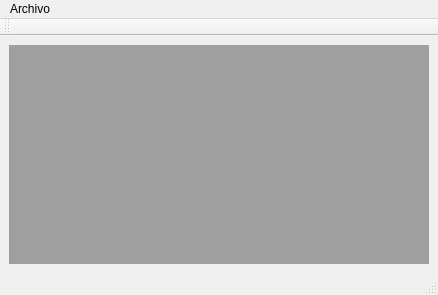
<?xml version="1.0" encoding="UTF-8"?>
<ui version="4.0">
 <class>MainWindow</class>
 <widget class="QMainWindow" name="MainWindow">
  <property name="geometry">
   <rect>
    <x>0</x>
    <y>0</y>
    <width>438</width>
    <height>295</height>
   </rect>
  </property>
  <property name="windowTitle">
   <string>MainWindow</string>
  </property>
  <widget class="QWidget" name="centralwidget">
   <layout class="QGridLayout" name="gridLayout">
    <item row="0" column="0">
     <widget class="QMdiArea" name="mdiArea"/>
    </item>
   </layout>
  </widget>
  <widget class="QMenuBar" name="menubar">
   <property name="geometry">
    <rect>
     <x>0</x>
     <y>0</y>
     <width>438</width>
     <height>21</height>
    </rect>
   </property>
   <widget class="QMenu" name="menuArchivo">
    <property name="title">
     <string>Archivo</string>
    </property>
    <addaction name="actionAlta_de_Clientes"/>
    <addaction name="actionAlta_de_Cuentas"/>
    <addaction name="separator"/>
    <addaction name="actionVer_Clientes"/>
    <addaction name="actionVer_Cuentas"/>
    <addaction name="separator"/>
    <addaction name="actionSalir"/>
   </widget>
   <addaction name="menuArchivo"/>
  </widget>
  <widget class="QStatusBar" name="statusbar"/>
  <widget class="QToolBar" name="toolBar">
   <property name="windowTitle">
    <string>toolBar</string>
   </property>
   <attribute name="toolBarArea">
    <enum>TopToolBarArea</enum>
   </attribute>
   <attribute name="toolBarBreak">
    <bool>false</bool>
   </attribute>
  </widget>
  <action name="actionAlta_de_Clientes">
   <property name="text">
    <string>Alta de Clientes</string>
   </property>
  </action>
  <action name="actionAlta_de_Cuentas">
   <property name="text">
    <string>Alta de Cuentas</string>
   </property>
  </action>
  <action name="actionVer_Clientes">
   <property name="text">
    <string>Ver Clientes</string>
   </property>
  </action>
  <action name="actionVer_Cuentas">
   <property name="text">
    <string>Ver Cuentas</string>
   </property>
  </action>
  <action name="actionSalir">
   <property name="text">
    <string>Salir</string>
   </property>
  </action>
 </widget>
 <resources/>
 <connections/>
</ui>
